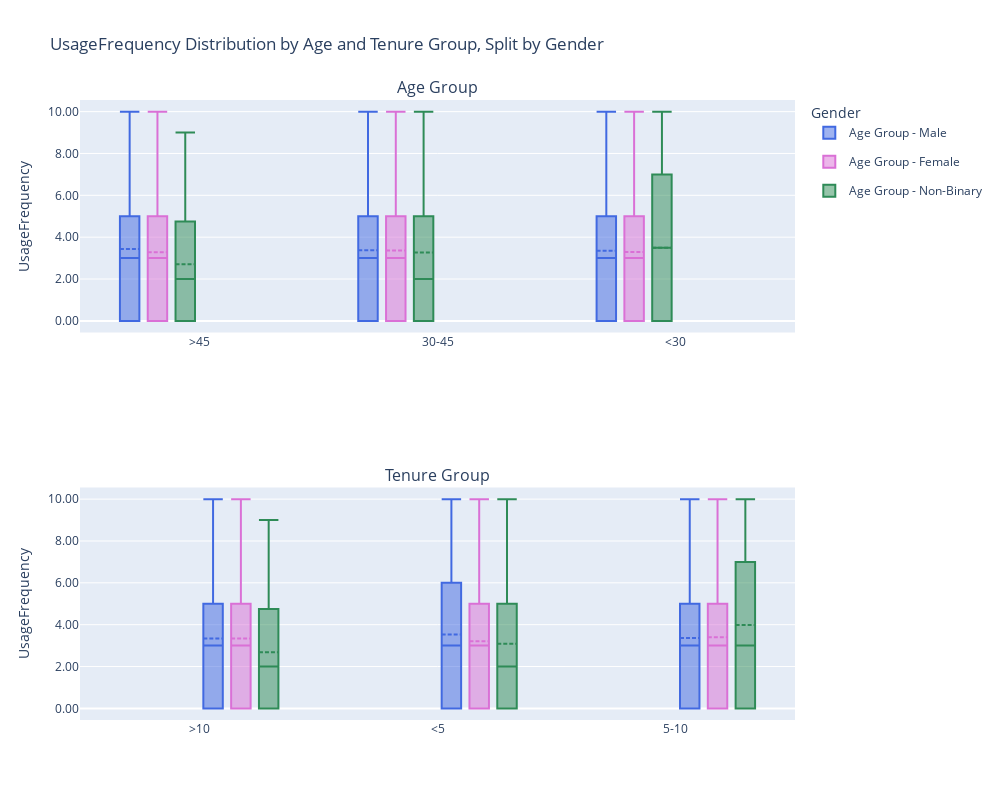

Notebook code cell kept with this figure:
### Code cell
import plotly.graph_objects as go
from plotly.subplots import make_subplots

# Create vertically stacked subplots
fig = make_subplots(rows=2, cols=1, subplot_titles=['Age Group', 'Tenure Group'])

# Unique gender values (sorted for consistency)
genders = merged['Gender'].dropna().unique()

# Assign distinct colors to each gender
color_map = {
    'Female': 'orchid',
    'Male': 'royalblue',
    'Non-Binary': 'seagreen'
}

# Age group subplot (Row 1)
for gender in genders:
    subset = merged[(merged['age_group'].notnull()) & (merged['Gender'] == gender)]
    fig.add_trace(
        go.Box(
            y=subset['UsageFrequency'],
            x=subset['age_group'],
            name=f'Age Group - {gender}',
            marker_color=color_map.get(gender, 'gray'),
            boxmean=True,
            legendgroup=gender,
            showlegend=True,
            hovertemplate=f'UsageFrequency: %{{y:.2f}}<br>Age Group: %{{x}}<br>Gender: {gender}<extra></extra>',
            line=dict(width=2),
            marker=dict(line=dict(width=1, color='black')),
            whiskerwidth=1
        ),
        row=1, col=1
    )

# Tenure group subplot (Row 2)
for gender in genders:
    subset = merged[(merged['tenure_group'].notnull()) & (merged['Gender'] == gender)]
    fig.add_trace(
        go.Box(
            y=subset['UsageFrequency'],
            x=subset['tenure_group'],
            name=f'Tenure Group - {gender}',
            marker_color=color_map.get(gender, 'gray'),
            boxmean=True,
            legendgroup=gender,
            showlegend=False,  # already shown above
            hovertemplate=f'UsageFrequency: %{{y:.2f}}<br>Tenure Group: %{{x}}<br>Gender: {gender}<extra></extra>',
            line=dict(width=2),
            marker=dict(line=dict(width=1, color='black')),
            whiskerwidth=1
        ),
        row=2, col=1
    )

# Update layout
fig.update_layout(
    height=800,
    width=1000,
    title_text='UsageFrequency Distribution by Age and Tenure Group, Split by Gender',
    boxmode='group',
    legend_title='Gender',
    yaxis=dict(title='UsageFrequency', tickformat='.2f'),
    yaxis2=dict(title='UsageFrequency', tickformat='.2f')
)

fig.show()

### Figure 1 — Plotly figure (JSON) as saved in the notebook; plotly's stock layout.template omitted (floating-point values rounded to 4 significant figures; data arrays with more than 128 entries replaced by an {"elided": "..."} marker saying what was removed)
{"data": [{"boxmean": true, "hovertemplate": "UsageFrequency: %{y:.2f}<br>Age Group: %{x}<br>Gender: Male<extra></extra>", "legendgroup": "Male", "line": {"width": 2}, "marker": {"color": "royalblue", "line": {"color": "black", "width": 1}}, "name": "Age Group - Male", "showlegend": true, "type": "box", "whiskerwidth": 1, "x": {"elided": "4847 str values"}, "xaxis": "x", "y": {"elided": "4847 int values"}, "yaxis": "y"}, {"boxmean": true, "hovertemplate": "UsageFrequency: %{y:.2f}<br>Age Group: %{x}<br>Gender: Female<extra></extra>", "legendgroup": "Female", "line": {"width": 2}, "marker": {"color": "orchid", "line": {"color": "black", "width": 1}}, "name": "Age Group - Female", "showlegend": true, "type": "box", "whiskerwidth": 1, "x": {"elided": "4792 str values"}, "xaxis": "x", "y": {"elided": "4792 int values"}, "yaxis": "y"}, {"boxmean": true, "hovertemplate": "UsageFrequency: %{y:.2f}<br>Age Group: %{x}<br>Gender: Non-Binary<extra></extra>", "legendgroup": "Non-Binary", "line": {"width": 2}, "marker": {"color": "seagreen", "line": {"color": "black", "width": 1}}, "name": "Age Group - Non-Binary", "showlegend": true, "type": "box", "whiskerwidth": 1, "x": {"elided": "193 str values"}, "xaxis": "x", "y": {"elided": "193 int values"}, "yaxis": "y"}, {"boxmean": true, "hovertemplate": "UsageFrequency: %{y:.2f}<br>Tenure Group: %{x}<br>Gender: Male<extra></extra>", "legendgroup": "Male", "line": {"width": 2}, "marker": {"color": "royalblue", "line": {"color": "black", "width": 1}}, "name": "Tenure Group - Male", "showlegend": false, "type": "box", "whiskerwidth": 1, "x": {"elided": "4847 str values"}, "xaxis": "x2", "y": {"elided": "4847 int values"}, "yaxis": "y2"}, {"boxmean": true, "hovertemplate": "UsageFrequency: %{y:.2f}<br>Tenure Group: %{x}<br>Gender: Female<extra></extra>", "legendgroup": "Female", "line": {"width": 2}, "marker": {"color": "orchid", "line": {"color": "black", "width": 1}}, "name": "Tenure Group - Female", "showlegend": false, "type": "box", "whiskerwidth": 1, "x": {"elided": "4792 str values"}, "xaxis": "x2", "y": {"elided": "4792 int values"}, "yaxis": "y2"}, {"boxmean": true, "hovertemplate": "UsageFrequency: %{y:.2f}<br>Tenure Group: %{x}<br>Gender: Non-Binary<extra></extra>", "legendgroup": "Non-Binary", "line": {"width": 2}, "marker": {"color": "seagreen", "line": {"color": "black", "width": 1}}, "name": "Tenure Group - Non-Binary", "showlegend": false, "type": "box", "whiskerwidth": 1, "x": {"elided": "193 str values"}, "xaxis": "x2", "y": {"elided": "193 int values"}, "yaxis": "y2"}], "layout": {"annotations": [{"font": {"size": 16}, "showarrow": false, "text": "Age Group", "x": 0.5, "xanchor": "center", "xref": "paper", "y": 1, "yanchor": "bottom", "yref": "paper"}, {"font": {"size": 16}, "showarrow": false, "text": "Tenure Group", "x": 0.5, "xanchor": "center", "xref": "paper", "y": 0.375, "yanchor": "bottom", "yref": "paper"}], "boxmode": "group", "height": 800, "legend": {"title": {"text": "Gender"}}, "title": {"text": "UsageFrequency Distribution by Age and Tenure Group, Split by Gender"}, "width": 1000, "xaxis": {"anchor": "y", "domain": [0, 1]}, "xaxis2": {"anchor": "y2", "domain": [0, 1]}, "yaxis": {"anchor": "x", "domain": [0.625, 1], "tickformat": ".2f", "title": {"text": "UsageFrequency"}}, "yaxis2": {"anchor": "x2", "domain": [0, 0.375], "tickformat": ".2f", "title": {"text": "UsageFrequency"}}}}
